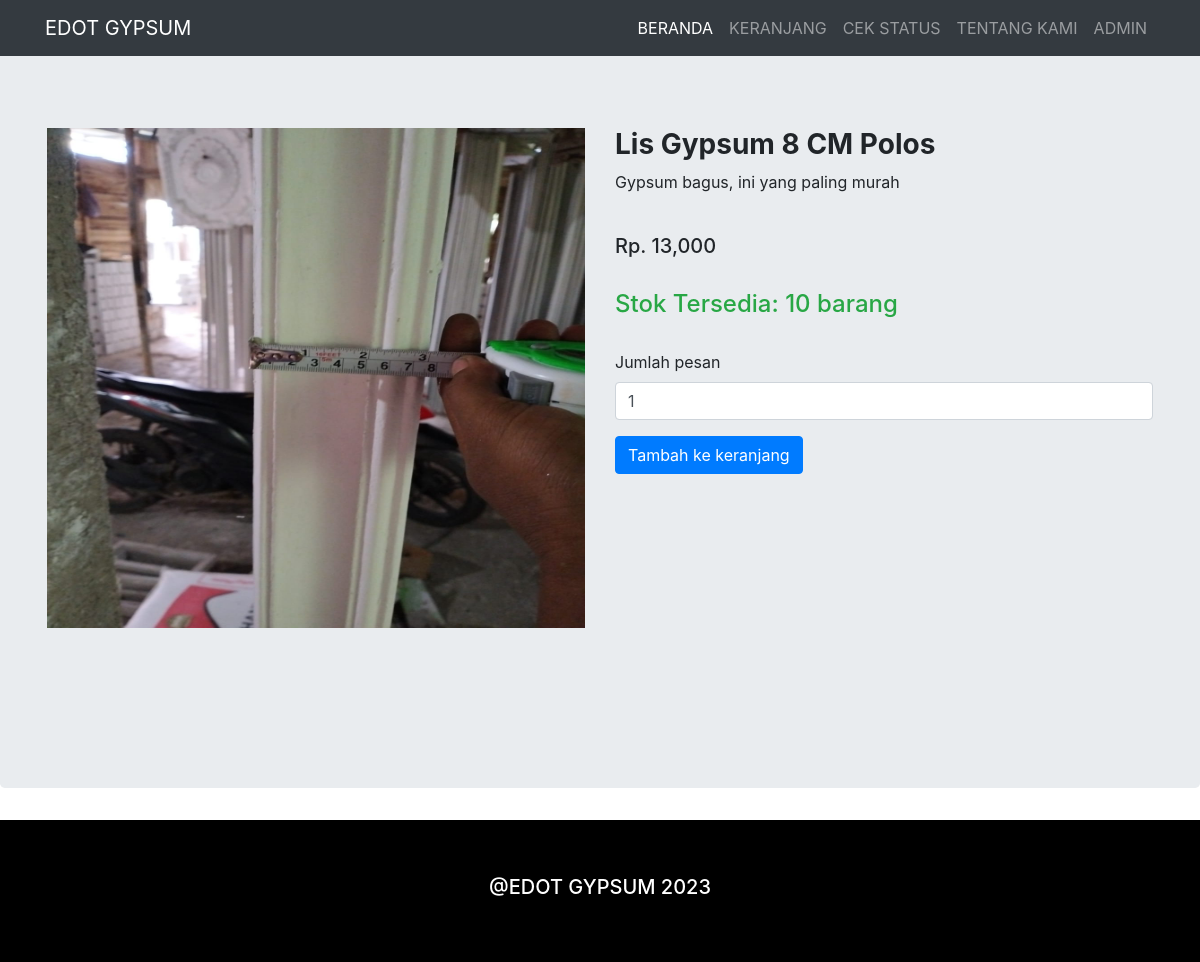
/detail_product.php?id_product=1, run on the app's committed database.
### tables this page shows
CREATE TABLE `tb_barang` (
  `id_barang` int(11) NOT NULL,
  `id_kategori` int(11) NOT NULL,
  `nama_barang` varchar(255) NOT NULL,
  `deskripsi_barang` varchar(255) NOT NULL,
  `harga_barang` varchar(255) NOT NULL,
  `stok_barang` int(11) NOT NULL,
  `foto_barang` varchar(255) NOT NULL
);

### detail_product.php (the view, shortened to what this page needs)
<?php
include 'koneksi.php';
?>
<!DOCTYPE html>
<html lang="id">
<?php include 'head.php' ?>
<body>
  <?php include 'navbar.php' ?>
  <div class="jumbotron">
    <div class="jumbotron jumbotron-fluid">
      <div class="container">
        <?php
        $id    = $_GET['id_product'];
        $query = mysqli_query($koneksi, "SELECT * FROM tb_barang where id_barang = '$id'");
        $data  = mysqli_fetch_array($query)
          ?>
        <div class="row">
          <div class="col-md-6">
            <img src="assets/produk/<?php echo $data['foto_barang']; ?>" height="500px" width="100%">
          </div>
          <div class="col-md-6">
            <h3 class="font-weight-bold">
              <?php echo $data['nama_barang']; ?>
            </h3>
            <p class="text-justify display-5">
              <?php echo $data['deskripsi_barang']; ?>
            </p>
            <br>
            <h5>Rp.
              <?php echo number_format($data['harga_barang']); ?>
            </h5><br>
            <?php if ($data['stok_barang'] > 1) { ?>
            <h4 class="text-success">Stok Tersedia: <?php echo $data['stok_barang']; ?> barang</h4>
            <br>
             <?php } ?>
            <form role="form" id="form-tambah" action="cart.php" method="post">
              <div class="form-group">
                <label>Jumlah pesan</label>
                <input type="number" class="form-control" id="qty" name="jumlah_pesan" required value="1" min="1"
                  max="<?php echo $data['stok_barang']; ?>">
              </div>
              <?php if ($data['stok_barang'] < 1) { ?>
                <h4 class="text-danger">Stok Habis</h4>
              <?php } else { ?>
                <button type="submit" name="addcart" class="btn btn-primary">Tambah ke keranjang</button>
              <?php } ?>
            </form>
          </div>
        </div>
      </div>
    </div>
  </div>
  <?php include 'foot.php' ?>
</body>
</html>

### data on the page
tb_barang: foto_barang (picture), nama_barang "Lis Gypsum 8 CM Polos", deskripsi_barang "Gypsum bagus, ini yang paling murah", harga_barang "13,000", stok_barang "10"
